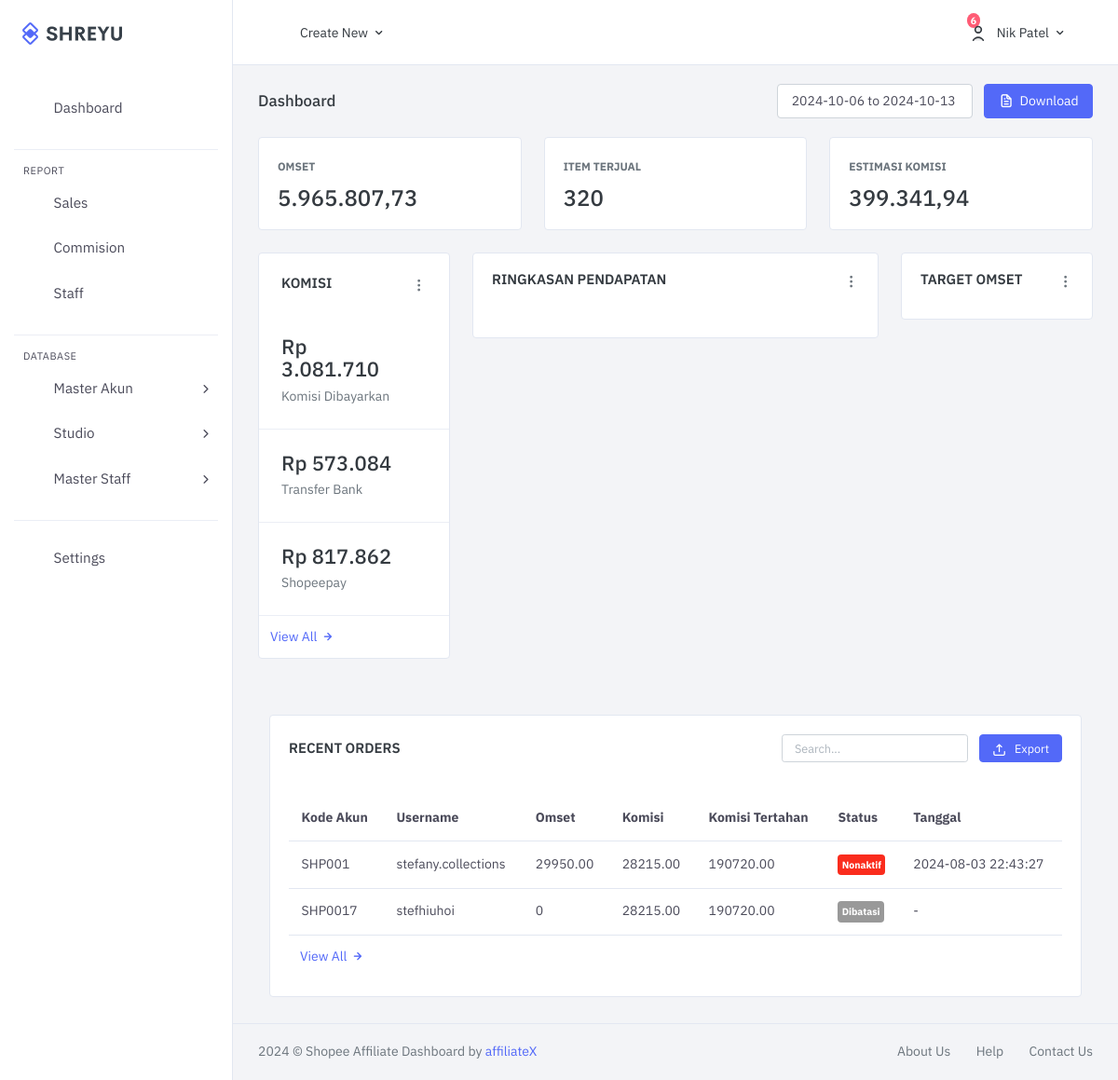
The page /admin/tes_dashboard.php (signed in) on the database its author committed.
### tables this page shows
CREATE TABLE `shopee_datacenter` (
  `kode_akun` varchar(30) NOT NULL,
  `email` varchar(30) NOT NULL,
  `password` varchar(30) DEFAULT NULL,
  `username` varchar(255) NOT NULL,
  `password_akun` varchar(30) NOT NULL,
  `status` varchar(30) DEFAULT NULL,
  `data_pembayaran` varchar(30) DEFAULT NULL,
  `NIK` varchar(30) DEFAULT NULL,
  `namaid` varchar(30) DEFAULT NULL,
  `bank` varchar(30) DEFAULT NULL,
  `rekening` varchar(30) DEFAULT NULL,
  `shopeepay` varchar(30) DEFAULT NULL,
  `keterangan` varchar(64) DEFAULT NULL,
  `studio_id` int(11) DEFAULT NULL
);

CREATE TABLE `penjualan` (
  `order_id` varchar(255) NOT NULL,
  `order_status` varchar(50) DEFAULT NULL,
  `conversion_id` varchar(255) DEFAULT NULL,
  `order_time` datetime DEFAULT NULL,
  `complete_time` datetime DEFAULT NULL,
  `click_time` datetime DEFAULT NULL,
  `shop_name` varchar(255) DEFAULT NULL,
  `shop_id` int(11) DEFAULT NULL,
  `shop_type` varchar(50) DEFAULT NULL,
  `item_id` int(11) DEFAULT NULL,
  `item_name` varchar(255) DEFAULT NULL,
  `model_id` varchar(255) DEFAULT NULL,
  `product_type` varchar(50) DEFAULT NULL,
  `promotion_id` varchar(255) DEFAULT NULL,
  `l1_global_category` varchar(255) DEFAULT NULL,
  `l2_global_category` varchar(255) DEFAULT NULL,
  `l3_global_category` varchar(255) DEFAULT NULL,
  `price_rp` decimal(15,2) DEFAULT NULL,
  `qty` int(11) DEFAULT NULL,
  `seller_campaign_type` varchar(50) DEFAULT NULL,
  `campaign_partner` varchar(255) DEFAULT NULL,
  `purchase_value_rp` decimal(15,2) DEFAULT NULL,
  `refund_amount_rp` decimal(15,2) DEFAULT NULL,
  `item_shopee_commission_rate` decimal(5,2) DEFAULT NULL,
  `item_shopee_commission_rp` decimal(15,2) DEFAULT NULL,
  `item_seller_commission_rate` decimal(5,2) DEFAULT NULL,
  `item_seller_commission_rp` decimal(15,2) DEFAULT NULL,
  `item_total_commission_rp` decimal(15,2) DEFAULT NULL,
  `order_shopee_commission_rp` decimal(15,2) DEFAULT NULL,
  `order_seller_commission_rp` decimal(15,2) DEFAULT NULL,
  `total_order_commission_rp` decimal(15,2) DEFAULT NULL,
  `linked_mcn_name` varchar(255) DEFAULT NULL,
  `mcn_contract_id` varchar(255) DEFAULT NULL,
  `mcn_management_fee_rate` decimal(5,2) DEFAULT NULL,
  `mcn_management_fee_rp` decimal(15,2) DEFAULT NULL,
  `affiliate_agreement_fee_rate` decimal(5,2) DEFAULT NULL,
  `affiliate_net_commission_rp` decimal(15,2) DEFAULT NULL,
  `affiliate_item_status` varchar(50) DEFAULT NULL,
  `item_note` text DEFAULT NULL,
  `attribution_type` varchar(50) DEFAULT NULL,
  `buyer_status` varchar(50) DEFAULT NULL,
  `tag_link1` varchar(255) DEFAULT NULL,
  `tag_link2` varchar(255) DEFAULT NULL,
  `tag_link3` varchar(255) DEFAULT NULL,
  `tag_link4` varchar(255) DEFAULT NULL,
  `tag_link5` varchar(255) DEFAULT NULL,
  `channel` varchar(50) DEFAULT NULL,
  `username` varchar(255) NOT NULL,
  `clicks` int(11) DEFAULT NULL,
  `conversion` int(11) DEFAULT NULL,
  `sales` decimal(10,2) DEFAULT NULL,
  `revenue` decimal(10,2) DEFAULT NULL
);

### admin/tes_dashboard.php (the view, shortened to what the rows shown need)
<?php
require '../config/koneksi.php';
$sql = "SELECT kode_akun, email, username, status
        FROM shopee_datacenter
        GROUP BY kode_akun";
$stmt = $pdo->query($sql);
$accounts = $stmt->fetchAll(PDO::FETCH_ASSOC);
?>
<!DOCTYPE html>
<html lang="en">
<head>
    <link href="../assets/libs/flatpickr/flatpickr.min.css" rel="stylesheet" type="text/css" />
    <link href="../assets/css/bootstrap.min.css" rel="stylesheet" type="text/css" id="bs-default-stylesheet" />
    <link href="../assets/css/app.min.css" rel="stylesheet" type="text/css" id="app-default-stylesheet" />
    <link href="../assets/css/bootstrap-dark.min.css" rel="stylesheet" type="text/css" id="bs-dark-stylesheet" disabled />
    <link href="../assets/css/app-dark.min.css" rel="stylesheet" type="text/css" id="app-dark-stylesheet" disabled />
    <link href="../assets/css/icons.min.css" rel="stylesheet" type="text/css" />
</head>
<body class="loading"
    data-layout='{"mode": "light", "width": "fluid", "menuPosition": "fixed", "sidebar": { "color": "light", "size": "default", "showuser": false}, "topbar": {"color": "light"}, "showRightSidebarOnPageLoad": true}'>
    <div id="wrapper">
        <div class="content-page">
            <div class="content">
                <div class="container-fluid">
                    <div class="container mt-4">
                        <div class="row">
                            <div class="col-xl-12">
                                <div class="card">
                                    <div class="card-body">
                                        <div class="table-responsive mt-4">
                                            <table class="table table-hover table-nowrap mb-0" id="ordersTable">
                                                <thead>
                                                    <tr>
                                                        <th scope="col">Kode Akun</th>
                                                        <th scope="col">Username</th>
                                                        <th scope="col">Omset</th>
                                                        <th scope="col">Komisi</th>
                                                        <th scope="col">Komisi Tertahan</th>
                                                        <th scope="col">Status</th>
                                                        <th scope="col">Tanggal</th>
                                                    </tr>
                                                </thead>
                                                <tbody>
                                                    <?php foreach ($accounts as $account): ?>
                                                        <?php
                                                        $stmt_omset = $pdo->prepare("
                                                            SELECT price_rp
                                                            FROM penjualan
                                                            WHERE username = :username
                                                            ORDER BY order_time DESC
                                                            LIMIT 1
                                                        ");
                                                        $stmt_omset->execute(['username' => $account['username']]);
                                                        $omset = $stmt_omset->fetchColumn();
                                                        $stmt_tgl = $pdo->prepare("
                                                        SELECT order_time
                                                        FROM penjualan
                                                        WHERE username = :username
                                                        ORDER BY order_time DESC
                                                        LIMIT 1
                                                        ");
                                                        $stmt_tgl->execute(['username' => $account['username']]);
                                                        $tglOmset = $stmt_tgl->fetchColumn();
                                                        $tglOmset = $tglOmset !== false ? $tglOmset : '-';
                                                        $omset = $omset !== false ? $omset : 0;
                                                        $stmt_komisi = $pdo->prepare("
                                                            SELECT total_komisi
                                                            FROM komisi
                                                            WHERE username = :username
                                                            ORDER BY waktu_pembayaran DESC
                                                            LIMIT 1
                                                        ");
                                                        $stmt_komisi->execute(['username' => $account['username']]);
                                                        $komisi = $stmt_komisi->fetchColumn();
                                                        $stmt_komisi_tertahan = $pdo->prepare("
                                                            SELECT total_komisi
                                                            FROM komisi
                                                            WHERE username = :username
                                                            AND status_pembayaran != 'Dibayarkan'
                                                            ORDER BY waktu_pembayaran DESC
                                                            LIMIT 1
                                                        ");
                                                        $stmt_komisi_tertahan->execute(['username' => $account['username']]);
                                                        $komisi_tertahan = $stmt_komisi_tertahan->fetchColumn();
                                                        $status = htmlspecialchars($account['status']);
                                                        $statusClass = '';
                                                        switch (strtolower($status)) {
                                                            case 'dibatasi':
                                                            case 'delivered':
                                                                $statusClass = 'status-dibatasi';
                                                                break;
                                                            case 'nonaktif':
                                                            case 'declined':
                                                                $statusClass = 'status-nonaktif';
                                                                break;
                                                        }
                                                        ?>
                                                        <tr>
                                                            <td><?php echo htmlspecialchars($account['kode_akun']); ?></td>
                                                            <td><?php echo htmlspecialchars($account['username']); ?></td>
                                                            <td><?php echo htmlspecialchars($omset); ?></td>
                                                            <td><?php echo htmlspecialchars($komisi); ?></td>
                                                            <td><?php echo htmlspecialchars($komisi_tertahan); ?></td>
                                                            <td><span class="badge <?php echo $statusClass; ?> py-1"><?php echo $status; ?></span></td>
                                                            <td><?php echo htmlspecialchars($tglOmset); ?></td>
                                                        </tr>
                                                    <?php endforeach; ?>
                                                </tbody>
                                            </table>
                                        </div>
                                    </div>
                                </div>
                            </div>
                        </div>
                    </div>
                </div>
            </div>
        </div>
    </div>
</body>
</html>

### rows shown on the page
shopee_datacenter: kode_akun "SHP001", username "stefany.collections", omset "29950.00", komisi "28215.00", komisi_tertahan "190720.00", status "Nonaktif", penjualan.order_time "2024-08-03 22:43:27"
shopee_datacenter: kode_akun "SHP0017", username "stefhiuhoi", omset "0", komisi "28215.00", komisi_tertahan "190720.00", status "Dibatasi", tglOmset "-"

### other values the page prints
$total_purchase_value "5.965.807,73"
$total_qty "320"
$total_affiliate_commision "399.341,94"
$total_komisi_sum_formatted "Rp 3.081.710"
$total_komisi_transfer_bank_formatted "Rp 573.084"
$total_komisi_shopee_formatted "Rp 817.862"
